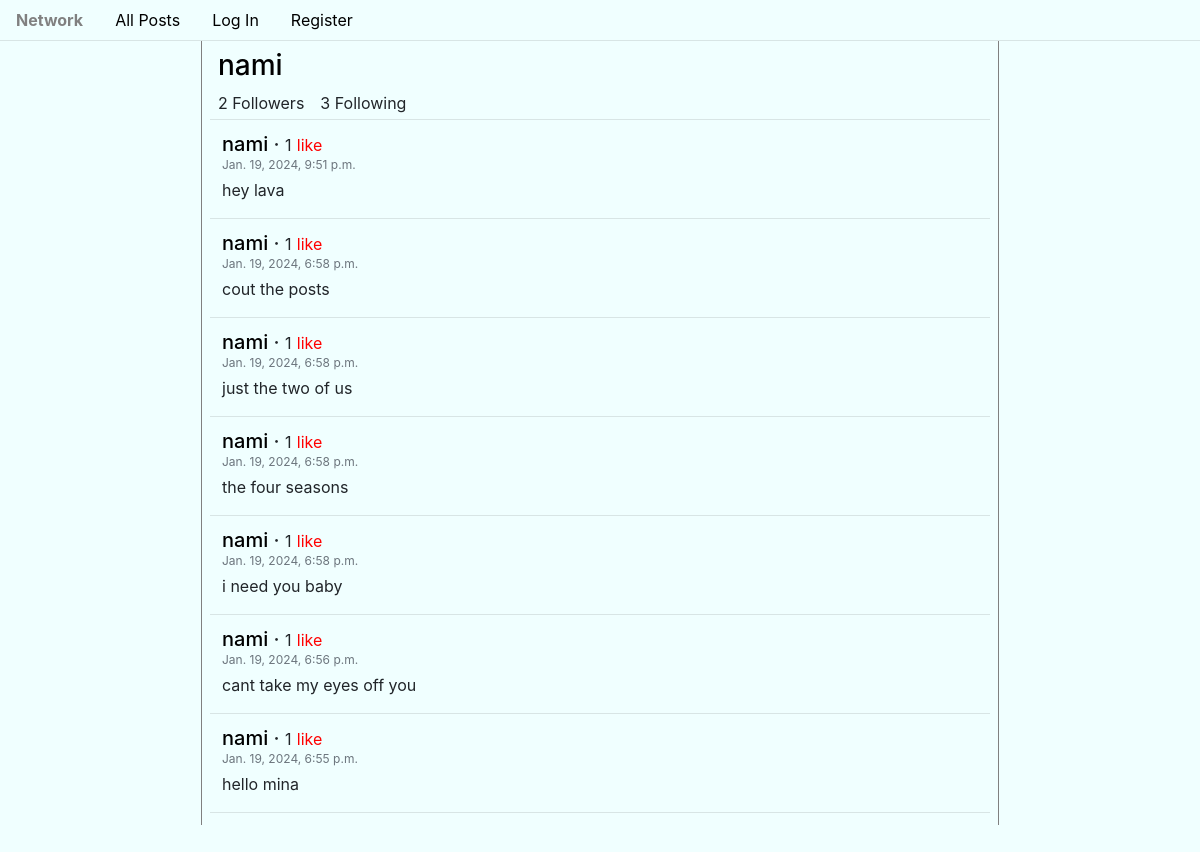
Page /3 on the committed database.
### network/models.py (models this page shows, shortened)
class User(AbstractUser):
    pass

class Post(models.Model):
    poster = models.ForeignKey(User, on_delete=models.CASCADE, related_name='writer')
    content = models.CharField(max_length=240)
    timestamp = models.DateTimeField(default=datetime.now)
    likes = models.ManyToManyField(User, related_name='liked')

### network/views.py (the view)
# urls.py: path('<int:user_id>', views.viewuser, name='viewuser'),
def viewuser(request, user_id):
    allpost = Post.objects.filter(poster=user_id).order_by('-timestamp')
    user = User.objects.get(pk=user_id)
    follower = Follow.objects.filter(following=user)
    following = Follow.objects.filter(follower=user)
    followerslist = []
    print('followers: ')
    for person in follower:
        print(person)
        followerslist.append(person.follower)
    print(f'followerlist: {followerslist}')
    followinglist = []
    print('following: ')
    for person in following:
        print(person)
        followinglist.append(person.following)
    print(f'followinglist: {followinglist}')
    paginator = Paginator(allpost, paginateby)
    page_number = request.GET.get('page')
    page_obj = paginator.get_page(page_number)
    return render(request, 'network/user.html',{
        'page_obj': page_obj,
        'numfollower': len(followerslist),
        'numfollowing': len(followinglist),
        'followers': followerslist,
        'followings': followinglist,
        'userpage': user
    })

### network/models.py (called while the page is built)
    def __str__(self) -> str:
        return f"{self.follower} following {self.following}"

### network/templates/network/user.html (shortened to what this page needs)
{% extends "network/layout.html" %}
{% load static %}
{% block body %}
<div class="container">
    <div class="row justify-content-md-center wholecontainer">
        <div class="mx-3 p-2 middleitem">
            <h3 class="mx-2"><a href="{% url 'viewuser' user_id=userpage.id %}">{{ userpage.username }}</a></h3>
            <div class="row mx-0">
                <p class="my-0 mx-2"><span id="numfollower">{{ numfollower }}</span> Followers</p>
                <p class="my-0 mx-2"><span id="numfollowing">{{ numfollowing }}</span> Following</p>
            </div>
            <hr class="my-1">
            <div class="allpost">
                {% for post in page_obj %}
                    <div class="row postitem p-2 mx-1">
                        <h5 class="my-0">
                            <a href="{% url 'viewuser' user_id=post.poster.id %}">{{ post.poster }}</a>
                            &middot;
                            <small id="like-count-{{post.id}}">{{ post.likes.all.count }}</small>
                            {% if user.is_authenticated %}
                                {% if user in post.likes.all %}
                                    <button class="btn btn-link p-0" id="like-{{post.id}}" onclick="togglelike('{{user.id}}','{{post.id}}')" style="color: orange;">nolike</button>
                                {% else %}
                                    <button class="btn btn-link p-0" id="like-{{post.id}}" onclick="togglelike('{{user.id}}','{{post.id}}')" style="color: red;">like</button>
                                {% endif %}
                                {% if user == post.poster %}
                                    &middot;
                                    <button class="btn btn-link p-0" onclick="editpost('{{post.id}}')" id="edit-button-{{post.id}}" style="color: lightseagreen;">edit</button>
                                {% endif %}
                            {% else %}
                                <small style="color: red;">like</small>
                            {% endif %}
                        </h5>
                        <p class="text-muted m-0 p-0" style="font-size: 12px;">{{ post.timestamp }}</p>
                        <div class="my-1" id="contentdiv-{{post.id}}">
                            <p class="my-0" id="content-{{post.id}}">{{ post.content }}</p>
                        </div>
                    </div>
                    <hr class="my-1">
                {% endfor %}
            </div>
        </div>
    </div>
</div>
{% endblock %}

### network/static/network/styles.css (style rules this page uses)
* { background-color: azure; }
.middleitem { border: none; border-left: 1px solid gray; border-right: 1px solid gray; width: 70%; margin-bottom: 20vh; }
.allpost { display: block; }
.postitem { display: block; }
a { color: black; }

### rows in the picture
User: username "nami"
Post: poster "nami", likes.all.count "1", timestamp "Jan. 19, 2024, 9:51 p.m.", content "hey lava"
Post: poster "nami", likes.all.count "1", timestamp "Jan. 19, 2024, 6:58 p.m.", content "cout the posts"
Post: poster "nami", likes.all.count "1", timestamp "Jan. 19, 2024, 6:58 p.m.", content "just the two of us"
Post: poster "nami", likes.all.count "1", timestamp "Jan. 19, 2024, 6:58 p.m.", content "the four seasons"
Post: poster "nami", likes.all.count "1", timestamp "Jan. 19, 2024, 6:58 p.m.", content "i need you baby"
Post: poster "nami", likes.all.count "1", timestamp "Jan. 19, 2024, 6:56 p.m.", content "cant take my eyes off you"
Post: poster "nami", likes.all.count "1", timestamp "Jan. 19, 2024, 6:55 p.m.", content "hello mina"

### other values in the picture
{{ numfollower }} "2"
{{ numfollowing }} "3"
